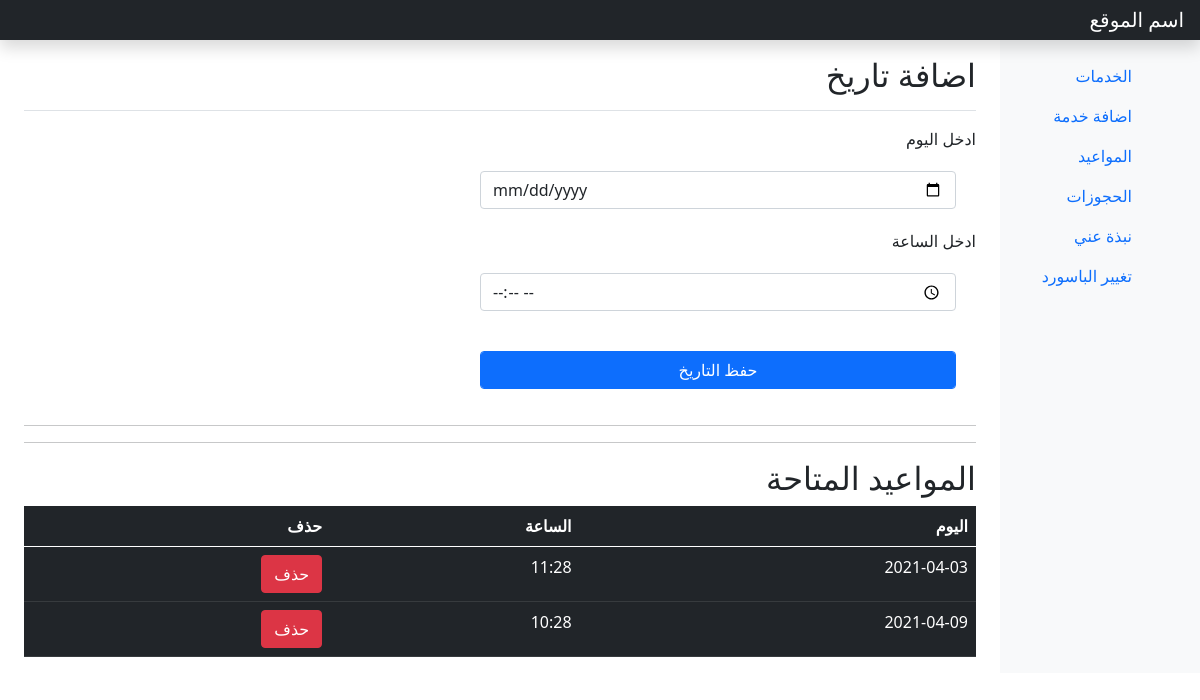
The app's page /admin/dates.php (signed in) with its own data.
### tables this page shows
CREATE TABLE `avilable_date` (
  `id` int(11) NOT NULL,
  `time_day` varchar(255) NOT NULL,
  `time_hour` varchar(255) NOT NULL,
  `serv_name` varchar(255) NOT NULL
);

### admin/dates.php (the view, shortened to what this page needs)
<?php
include '../connect.php';
?>
<!doctype html>
<html lang="ar" dir="rtl">
<head>
    <link href="../css/bootstrap.min.css" rel="stylesheet">
</head>
<body>
    <header class="navbar navbar-dark sticky-top bg-dark flex-md-nowrap p-0 shadow">
        <a class="navbar-brand col-md-3 col-lg-2 me-0 px-3" href="#">اسم الموقع</a>
    </header>
    <div class="container-fluid">
        <div class="row">
            <nav id="sidebarMenu" class="col-md-3 col-lg-2 d-md-block bg-light sidebar collapse">
                <div class="position-sticky pt-3">
                    <ul class="nav flex-column">
                        <li class="nav-item">
                            <a class="nav-link active" aria-current="page" href="index.php">
                                الخدمات </a>
                        </li>
                        <li class="nav-item">
                            <a class="nav-link" href="add_service.php">
                                اضافة خدمة
                            </a>
                        </li>
                        <li class="nav-item">
                            <a class="nav-link" href="dates.php">
                                المواعيد
                            </a>
                        </li>
                        <li class="nav-item">
                            <a class="nav-link" href="customers.php">
                                الحجوزات
                            </a>
                        </li>
                        <li class="nav-item">
                            <a class="nav-link" href="author.php">
                                نبذة عني
                            </a>
                        </li>
                        <li class="nav-item">
                            <a class="nav-link" href="pass.php">
                                تغيير الباسورد
                            </a>
                        </li>
                    </ul>
                </div>
            </nav>
            <main class="col-md-9 ms-sm-auto col-lg-10 px-md-4">
                <div class="d-flex justify-content-between flex-wrap flex-md-nowrap align-items-center pt-3 pb-2 mb-3 border-bottom">
                    <h1 class="h2">اضافة تاريخ</h1>
                </div>
                <div class="add-date">
                    <form class="form-group" action="dates.php" method="post">
                        <label>ادخل اليوم</label>
                        <input type="date" class="form-control" name="day" style="width: 50%;" />
                        <label>ادخل الساعة</label>
                        <input type="time" class="form-control" name="hour" style="width: 50%;" />
                        <input type="submit" class="form-control btn btn-primary" style="width: 50%;" value="حفظ التاريخ" />
                    </form>
                </div>
                <hr>
                <hr>
                <div class="avilable-dates">
                    <h2>المواعيد المتاحة</h2>
                    <table class="table table-dark">
                        <thead>
                            <tr>
                                <th scope="col">اليوم</th>
                                <th scope="col">الساعة</th>
                                <th scope="col">حذف</th>
                            </tr>
                        </thead>
                        <tbody>
                            <?php
                            $stmt = $con->prepare("SELECT * FROM avilable_date");
                            $stmt->execute();
                            $dates = $stmt->fetchAll();
                            foreach ($dates as $date) {
                                echo '
                            <tr>
                                <td>' . $date["time_day"] . '</td>
                                <td>' . $date["time_hour"] . '</td>
                                <td><a href="dates.php?id=' . $date["id"] . '" class="btn btn-danger">حذف</a></td>
                            </tr>
                            ';
                            }
                            ?>
                        </tbody>
                    </table>
                </div>
</body>
</html>

### admin/dates.php (style rules this page uses)
form input, form button, form textarea { margin: 20px; }

### records on screen
avilable_date: time_day "2021-04-03", time_hour "11:28"
avilable_date: time_day "2021-04-09", time_hour "10:28"
